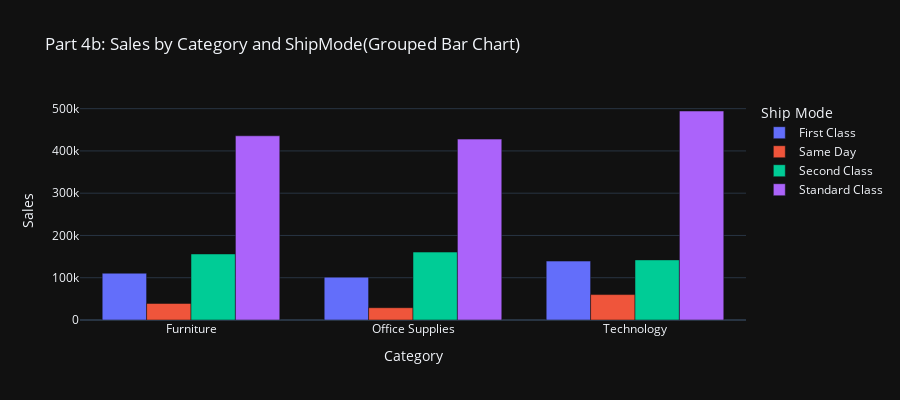

Notebook code cell kept with this figure:
### Code cell
fig = px.bar(df_keep4,
            x='Category',
            y='Sales',
            width=900,
            height=400,
            barmode='group',
            color='Ship Mode',
            template= 'plotly_dark',
            title='Part 4b: Sales by Category and ShipMode(Grouped Bar Chart)')
fig.show()

### Figure 1 — Plotly figure (JSON) as saved in the notebook; plotly's stock layout.template omitted (floating-point values rounded to 4 significant figures)
{"data": [{"alignmentgroup": "True", "hovertemplate": "Ship Mode=First Class<br>Category=%{x}<br>Sales=%{y}<extra></extra>", "legendgroup": "First Class", "marker": {"color": "#636efa"}, "name": "First Class", "offsetgroup": "First Class", "orientation": "v", "showlegend": true, "textposition": "auto", "type": "bar", "x": ["Furniture", "Office Supplies", "Technology"], "xaxis": "x", "y": [110733, 101354, 139376], "yaxis": "y"}, {"alignmentgroup": "True", "hovertemplate": "Ship Mode=Same Day<br>Category=%{x}<br>Sales=%{y}<extra></extra>", "legendgroup": "Same Day", "marker": {"color": "#EF553B"}, "name": "Same Day", "offsetgroup": "Same Day", "orientation": "v", "showlegend": true, "textposition": "auto", "type": "bar", "x": ["Furniture", "Office Supplies", "Technology"], "xaxis": "x", "y": [39145, 29081, 60127], "yaxis": "y"}, {"alignmentgroup": "True", "hovertemplate": "Ship Mode=Second Class<br>Category=%{x}<br>Sales=%{y}<extra></extra>", "legendgroup": "Second Class", "marker": {"color": "#00cc96"}, "name": "Second Class", "offsetgroup": "Second Class", "orientation": "v", "showlegend": true, "textposition": "auto", "type": "bar", "x": ["Furniture", "Office Supplies", "Technology"], "xaxis": "x", "y": [156289, 160705, 142239], "yaxis": "y"}, {"alignmentgroup": "True", "hovertemplate": "Ship Mode=Standard Class<br>Category=%{x}<br>Sales=%{y}<extra></extra>", "legendgroup": "Standard Class", "marker": {"color": "#ab63fa"}, "name": "Standard Class", "offsetgroup": "Standard Class", "orientation": "v", "showlegend": true, "textposition": "auto", "type": "bar", "x": ["Furniture", "Office Supplies", "Technology"], "xaxis": "x", "y": [435839, 427987, 494479], "yaxis": "y"}], "layout": {"barmode": "group", "height": 400, "legend": {"title": {"text": "Ship Mode"}, "tracegroupgap": 0}, "title": {"text": "Part 4b: Sales by Category and ShipMode(Grouped Bar Chart)"}, "width": 900, "xaxis": {"anchor": "y", "domain": [0, 1], "title": {"text": "Category"}}, "yaxis": {"anchor": "x", "domain": [0, 1], "title": {"text": "Sales"}}}}
